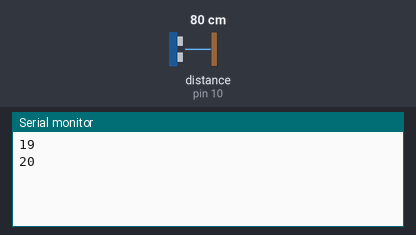
Recording of a sketch running on a simulated Arduino Uno, built with avr-gcc and run on an emulated ATmega328P. Shown: the last lines printed to the serial monitor. Wiring (inferred from the names in the program): ultrasonic range finder: trigger pin 9; echo pin 10. The test bench sets the inputs (shaded band); at power-on: distance to the obstacle (sensor on pin 10) 80 cm. The echo pulse lasts 58.3 µs per cm.

Above: at 1.8 s.
1.9 s: distance to the obstacle (sensor on pin 10) set to 2 cm
At 2.8 s:
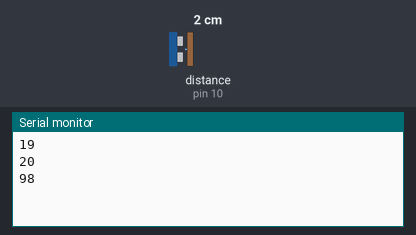
3.4 s: distance to the obstacle (sensor on pin 10) set to 4 cm
At 4.6 s:
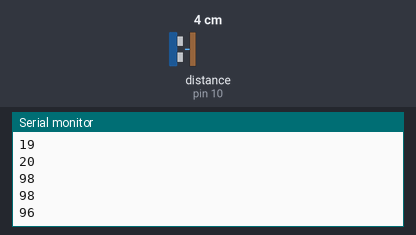
Timing chart, 0 to 6.4 s (numbered marks = the images above; inputs shaded):
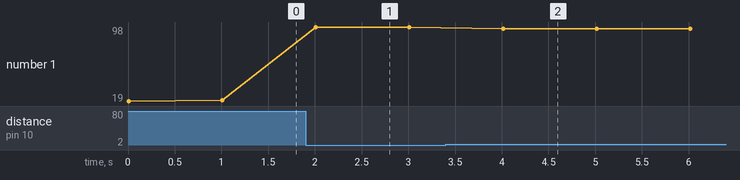

Measured:
- after the input at 1.9 s, the serial monitor: prints a new line after 0.11 s (image 1)
- after the input at 3.4 s, the serial monitor: prints a new line after 0.61 s (image 2)
- plotted number 1: 20 → 98 after the input at 1.9 s, 98 → 96 after the input at 3.4 s

The sketch:

water_level.ino
```cpp
/*
  Project 6: Water Level Monitor
  Ultrasonic Sensor HC-SR04
  TRIG -> Pin 9
  ECHO -> Pin 10

  Set TANK_HEIGHT_CM to your actual tank height (distance from sensor
  to bottom of tank when empty).
  Sends: fillPercent
*/

const int TRIG_PIN = 9;
const int ECHO_PIN = 10;
const float TANK_HEIGHT_CM = 100.0; // adjust to your tank

void setup() {
  Serial.begin(9600);
  pinMode(TRIG_PIN, OUTPUT);
  pinMode(ECHO_PIN, INPUT);
}

float readDistanceCM() {
  digitalWrite(TRIG_PIN, LOW);
  delayMicroseconds(2);
  digitalWrite(TRIG_PIN, HIGH);
  delayMicroseconds(10);
  digitalWrite(TRIG_PIN, LOW);

  long duration = pulseIn(ECHO_PIN, HIGH, 30000); // 30ms timeout
  float distance = duration * 0.0343 / 2.0;       // speed of sound cm/us
  return distance;
}

void loop() {
  float distance = readDistanceCM();

  float waterHeight = TANK_HEIGHT_CM - distance;
  waterHeight = constrain(waterHeight, 0, TANK_HEIGHT_CM);

  int fillPercent = (int)((waterHeight / TANK_HEIGHT_CM) * 100);

  Serial.println(fillPercent);

  delay(1000);
}
```
